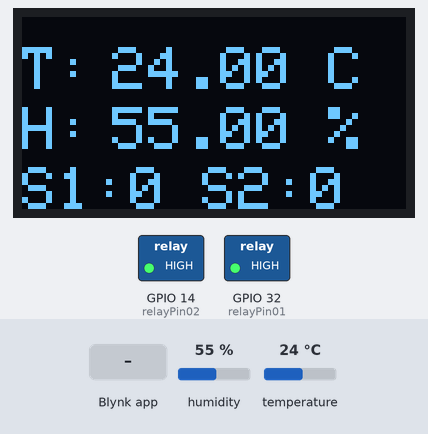
Recording of a sketch running on a simulated ESP32. On the bench: 128×64 one-colour display, switched loads named in the sketch (green lamp = pin HIGH). Inputs (shaded band) come from the test bench; at power-on: humidity 55 %, temperature 24 °C. WiFi joins after 1.5 s; servers stay silent unless stated; what the sketch prints to the serial monitor is not drawn.

Above: at 3.6 s.
3.7 s: Blynk app writes 1 to V1
At 5.9 s:
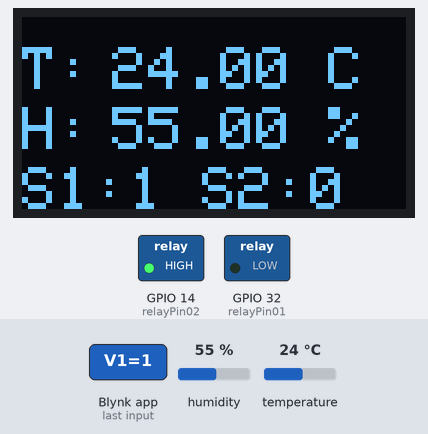
6.6 s: Blynk app writes 1 to V2
At 7.5 s:
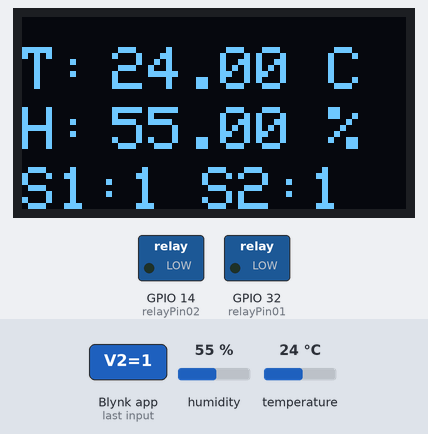
8.7 s: Blynk app writes 0 to V1
At 10.3 s:
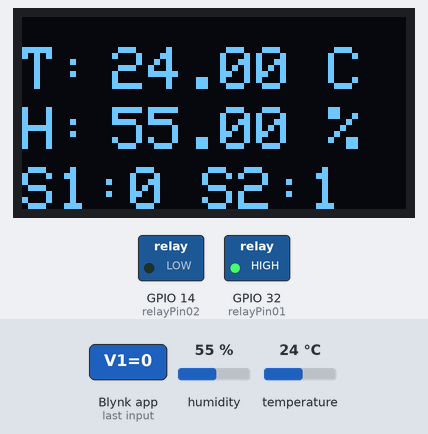
10.8 s: humidity set to 22 %
At 11.9 s:
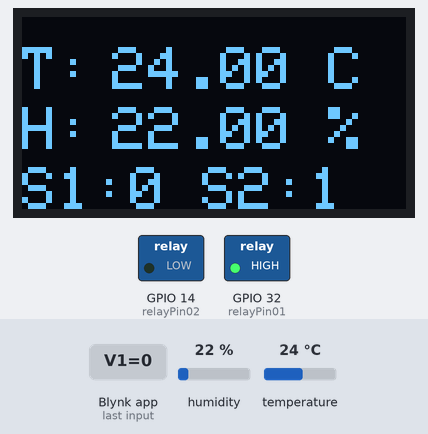
12.8 s: Blynk app writes 0 to V2
At 14.6 s:
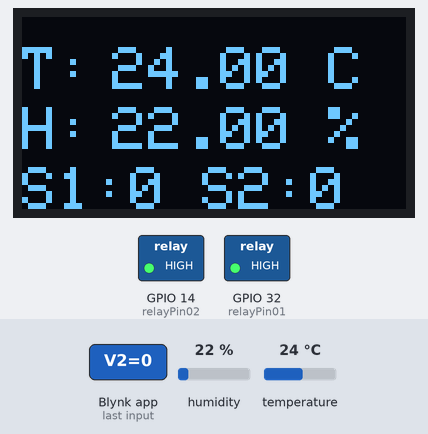
14.9 s: temperature set to 12 °C
At 16.2 s:
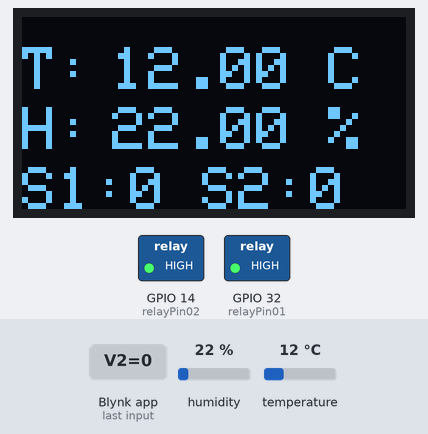
Timing chart, 0 to 17.9 s (numbered marks = the images above; inputs shaded):
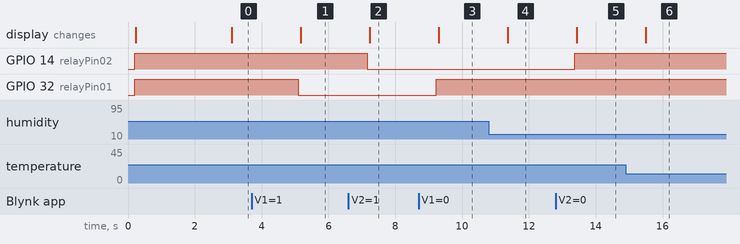

Measured:
- after the input at 3.7 s, GPIO 32 (relayPin01): HIGH → LOW after 1.4 s; the display: changes after 1.5 s (image 1)
- after the input at 6.6 s, GPIO 14 (relayPin02): HIGH → LOW after 0.57 s; the display: changes after 0.63 s (image 2)
- after the input at 8.7 s, GPIO 32 (relayPin01): LOW → HIGH after 0.53 s; the display: changes after 0.60 s (image 3)
- after the input at 10.8 s, the display: changes after 0.57 s (image 4)
- after the input at 12.8 s, GPIO 14 (relayPin02): LOW → HIGH after 0.57 s; the display: changes after 0.63 s (image 5)
- after the input at 14.9 s, the display: changes after 0.60 s (image 6)

The sketch:

Exp06_Blynk_SHT31_Oled.ino
```cpp
/*************************************************************
  This is a simple demo of sending and receiving some data.
  Be sure to check out other examples!
 *************************************************************/

// Template ID, Device Name and Auth Token are provided by the Blynk.Cloud
// See the Device Info tab, or Template settings
#define BLYNK_TEMPLATE_ID "TMPXXXXXXXXXX"
#define BLYNK_DEVICE_NAME "LBTechIOT"
#define BLYNK_AUTH_TOKEN "XXXXXXXXXXXXXXXXXXXXXXXXXX"

// Comment this out to disable prints and save space
#define BLYNK_PRINT Serial

#include <WiFi.h>
#include <WiFiClient.h>
#include <BlynkSimpleEsp32.h>

#include <Wire.h>
#include <Adafruit_GFX.h>
#include <Adafruit_SSD1306.h>
#include "Adafruit_SHT31.h"

#define SCREEN_WIDTH 128 // OLED display width, in pixels
#define SCREEN_HEIGHT 64 // OLED display height, in pixels

// Declaration for an SSD1306 display connected to I2C (SDA, SCL pins)
Adafruit_SSD1306 display(SCREEN_WIDTH, SCREEN_HEIGHT, &Wire, -1);
Adafruit_SHT31 sht31 = Adafruit_SHT31();

#define relayPin01 32
#define relayPin02 14

char auth[] = BLYNK_AUTH_TOKEN;

// Your WiFi credentials.
// Set password to "" for open networks.
char ssid[] = "IOT_ROOM_2.4GHz";
char pass[] = "iotsoftware";

BlynkTimer timer;

// This function is called every time the Virtual Pin 0 state changes
BLYNK_WRITE(V1)
{
  int value = param.asInt();
  Serial.println("V1:[" + String(value) + "]");
  digitalWrite(relayPin01, !(value));
}
BLYNK_WRITE(V2)
{
  int value = param.asInt();
  Serial.println("V2:[" + String(value) + "]");
  digitalWrite(relayPin02, !(value));
}
void myTimerEvent()
{
  float t = sht31.readTemperature();
  float h = sht31.readHumidity();
  if (isnan(t) || isnan(h)) {  // check if 'is not a number'
    Serial.println("Failed to read temperature");
  }
  else {
    String sht = "Temp : " + String(t) + " °C, Humd : " + String(h) + " %";
    Serial.println(sht);
    Blynk.virtualWrite(V3, t);
    Blynk.virtualWrite(V4, h);
  }
  display.clearDisplay();
  display.setTextSize(2);
  display.setTextColor(WHITE);
  //บรรทัดที่ 1
  display.setCursor(0, 10);   //แนวนอน 10 แนวตั้ง 10
  display.println("T: ");
  display.setCursor(30, 10);  //แนวนอน 10 แนวตั้ง 30
  display.print(t);
  display.print(" C");
  //บรรทัดที่ 2
  display.setCursor(0, 30);   //แนวนอน 30 แนวตั้ง 0
  display.println("H:");
  display.setCursor(30, 30);  //แนวนอน 30 แนวตั้ง 30
  display.print(h);
  display.print(" %");
  //บรรทัดที่ 3
  display.setCursor(0, 50);   //แนวนอน 50 แนวตั้ง 0
  display.print("S1:");
  display.print(!(digitalRead(relayPin01)));
  display.print(" S2:");
  display.print(!(digitalRead(relayPin02)));
  //แสดงข้อความ
  display.display();
  delay(2000);
}

void setup()
{
  // Debug console
  Serial.begin(115200);
  delay(200);
  pinMode(relayPin01, OUTPUT);
  pinMode(relayPin02, OUTPUT);
  digitalWrite(relayPin01, HIGH);
  digitalWrite(relayPin02, HIGH);
  if (! sht31.begin(0x44)) {    // Set to 0x45 for alternate i2c addr
    Serial.println("Couldn't find SHT31");
    while (1) delay(1);
  }
  if (!display.begin(SSD1306_SWITCHCAPVCC, 0x3C)) { // Address 0x3D for 128x64
    Serial.println(F("SSD1306 allocation failed"));
    for (;;);
  }

  Blynk.begin(auth, ssid, pass);

  // Setup a function to be called every second
  timer.setInterval(1000L, myTimerEvent);
}

void loop()
{
  Blynk.run();
  timer.run();
}
```
